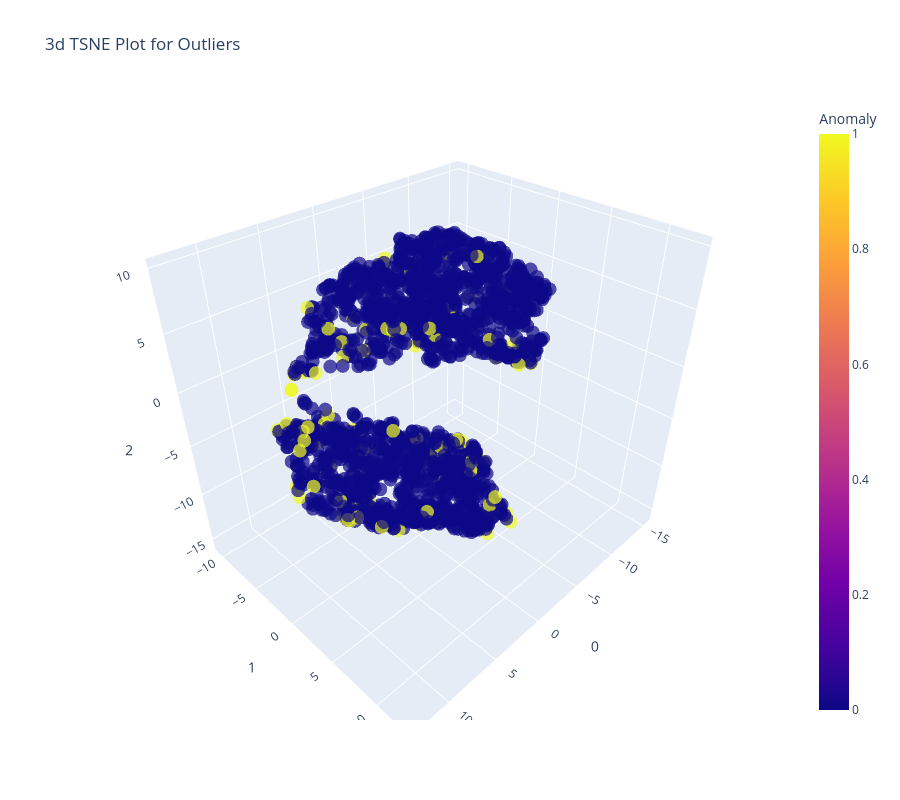

The code cell stored with this chart in its notebook:
### Markdown cell above
## Wykrywanie Anomali

### Code cell
exp_clf100 = anl.setup(data = dane_czyste, session_id=125) 
anomal = anl.create_model('abod')
labeled_data = anl.assign_model(anomal)

anl.plot_model(anomal)

### Figure 1 — Plotly figure (JSON) as saved in the notebook; plotly's stock layout.template omitted (floating-point values rounded to 4 significant figures; data arrays with more than 128 entries replaced by an {"elided": "..."} marker saying what was removed)
{"data": [{"customdata": {"elided": "1991x1 float values"}, "hovertemplate": "0=%{x}<br>1=%{y}<br>2=%{z}<br>Feature=%{customdata[0]}<br>Anomaly=%{marker.color}<extra></extra>", "legendgroup": "", "marker": {"color": {"elided": "1991 int values"}, "coloraxis": "coloraxis", "opacity": 0.7, "symbol": "circle"}, "mode": "markers", "name": "", "scene": "scene", "showlegend": false, "type": "scatter3d", "x": {"elided": "1991 float values"}, "y": {"elided": "1991 float values"}, "z": {"elided": "1991 float values"}}], "layout": {"coloraxis": {"colorbar": {"title": {"text": "Anomaly"}}, "colorscale": [[0, "#0d0887"], [0.1111, "#46039f"], [0.2222, "#7201a8"], [0.3333, "#9c179e"], [0.4444, "#bd3786"], [0.5556, "#d8576b"], [0.6667, "#ed7953"], [0.7778, "#fb9f3a"], [0.8889, "#fdca26"], [1, "#f0f921"]]}, "height": 800, "legend": {"tracegroupgap": 0}, "scene": {"domain": {"x": [0, 1], "y": [0, 1]}, "xaxis": {"title": {"text": "0"}}, "yaxis": {"title": {"text": "1"}}, "zaxis": {"title": {"text": "2"}}}, "title": {"text": "3d TSNE Plot for Outliers"}, "width": 900}}
